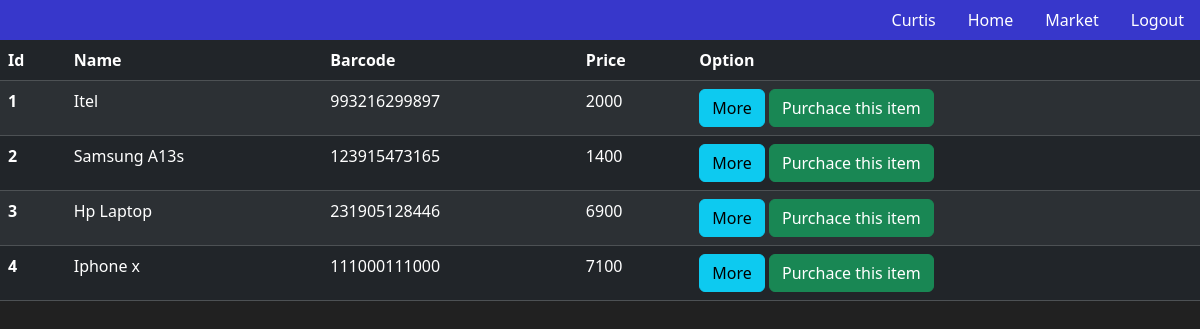
The app's page /market (signed in) with its own data.
### market/models.py (models this page shows, shortened)
class User(db.Model,UserMixin):
    id=db.Column(db.Integer, primary_key=True)
    username=db.Column(db.String(40),nullable=False, unique=True)
    email_address=db.Column(db.String(60), nullable=False, unique=True)
    password_hash=db.Column(db.String(60))
    budget=db.Column(db.Integer,nullable=False, default=1000)
    items=db.relationship('Item',backref='owned_user',lazy=True)
    @property
    def password(self):
        return self.password

class Item(db.Model):
    id=db.Column(db.Integer, primary_key=True)
    name=db.Column(db.String(30),nullable=False)
    price=db.Column(db.Integer,nullable=False)
    barcode=db.Column(db.String(12),nullable=False)
    description=db.Column(db.String(100),nullable=False,unique=True)
    owner = db.Column(db.Integer(), db.ForeignKey('user.id'))

### market/routes.py (the view)
@app.route('/market')
@login_required
def market():
    item=Item.query.all()
    return render_template('market.html', item=item)

### market/models.py (called while the page is built)
@login_manager.user_loader
def load_user(user_id):
    return User.query.get(int(user_id))

### market/templates/market.html (shortened to what this page needs)
<!DOCTYPE html>
<html lang="en">
<head>
</head>
<body>
    {%extends 'nav_bar.html'%} {%block content%}
    <table class="table table-dark table-striped">
        <thead>
            <tr>
                <th scope="col">Id</th>
                <th scope="col">Name</th>
                <th scope="col">Barcode</th>
                <th scope="col">Price</th>
                <th scope="col">Option</th>
            </tr>
        </thead>
        <tbody>
            {%for i in item%}
            <tr>
                <th scope="row">{{i.id}}</th>
                <td>{{i.name}}</td>
                <td>{{i.barcode}}</td>
                <td>{{i.price}}</td>
                <td>
                    <button class="btn btn-outline btn-info">More</button>
                    <button class="btn btn-outline btn-success">Purchace this item</button>
                </td>
            </tr>
            {%endfor%}
        </tbody>
    </table>
</body>
{%endblock%}

### market/templates/nav_bar.html (shortened to what this page needs)
<!DOCTYPE html>
<html lang="en">
<head>
    <link rel="stylesheet" href="https://cdn.jsdelivr.net/npm/bootstrap@5.3.1/dist/css/bootstrap.min.css">
    <link href="https://cdn.jsdelivr.net/npm/bootstrap@5.3.2/dist/css/bootstrap.min.css" rel="stylesheet">
    <link rel="stylesheet" href="{{ url_for('static',filename='style.css')}}">
</head>
<body>
    <ul class="nav justify-content-end">
        {%if current_user.is_authenticated%}
        <li class="nav-item" style="color:rgb(184, 19, 154)">
            <a class="nav-link " href="#">{{(current_user.username)[0:7]}}</a>
        </li>
        {%endif%}
        <li class="nav-item">
            <a class="nav-link active" aria-current="page" href="{{url_for('index')}}">Home</a>
        </li>
        <li class="nav-item">
            <a class="nav-link" href="{{url_for('market')}}">Market</a>
        </li>
        <li class="nav-item">
            {%if current_user.is_authenticated%}
            <a class="nav-link" href="{{ url_for('logout')}}">Logout</a> {%endif%}
    </ul>
     {%block content%}{%endblock%}
</html>

### market/static/style.css (style rules this page uses)
.nav { background-color: rgb(55, 55, 203); }
.nav .nav-item .nav-link { color: white }
.table { background-color: black; color: red }

### market/templates/market.html (style rules this page uses)
body { background-color: #212121; color: white; }

### records on screen
User: username "Curtis"
Item: id "1", name "Itel", barcode "993216299897", price "2000"
Item: id "2", name "Samsung A13s", barcode "123915473165", price "1400"
Item: id "3", name "Hp Laptop", barcode "231905128446", price "6900"
Item: id "4", name "Iphone x", barcode "111000111000", price "7100"
